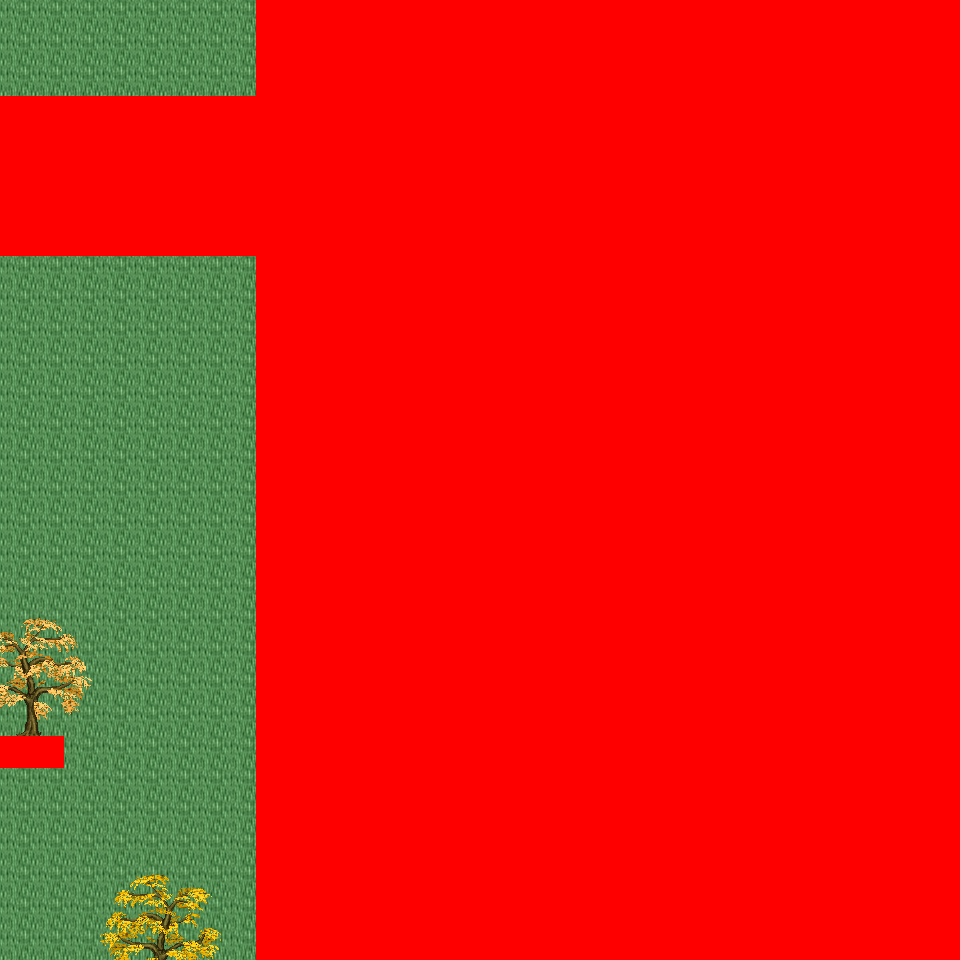

This game map was drawn from its Tiled (.tmx) file and the tilesets committed beside it. A one-line description and the trimmed map source follow:
An orthogonal 30x30 tile map with 32x32 px tiles, 6 tile layers (Ground, Object, Object2, Above, ...), 43 tilesets and 4 objects (4x mapchange).

<map version="1.0" orientation="orthogonal" renderorder="right-down" width="30" height="30" tilewidth="32" tileheight="32" nextobjectid="5">
  <tileset firstgid="1" name="tileset_logic_collision" tilewidth="32" tileheight="32" tilecount="1" columns="1">
    <image source="../drawable/tileset_logic_collision.png" width="32" height="32" />
  </tileset>
  <tileset firstgid="2" name="tileset_ground_ground" tilewidth="32" tileheight="32" tilecount="33" columns="3">
    <image source="../drawable/tileset_ground_ground.png" width="96" height="352" />
  </tileset>
  <tileset firstgid="35" name="tileset_building_castle" tilewidth="32" tileheight="32" tilecount="320" columns="20">
    <image source="../drawable/tileset_building_castle.png" width="640" height="512" />
  </tileset>
  <tileset firstgid="355" name="tileset_item_weapon_cannon" tilewidth="32" tileheight="32" tilecount="12" columns="3">
    <image source="../drawable/tileset_item_weapon_cannon.png" width="96" height="128" />
  </tileset>
  <tileset firstgid="367" name="tileset_item_pot_barrels_1" tilewidth="32" tileheight="32" tilecount="8" columns="4">
    <image source="../drawable/tileset_item_pot_barrels_1.png" width="128" height="64" />
  </tileset>
  <tileset firstgid="375" name="tileset_building_door_door" tilewidth="32" tileheight="32" tilecount="6" columns="3">
    <image source="../drawable/tileset_building_door_door.png" width="96" height="64" />
  </tileset>
  <tileset firstgid="381" name="tileset_building_door_closed" tilewidth="32" tileheight="32" tilecount="1" columns="1">
    <image source="../drawable/tileset_building_door_closed.png" width="32" height="32" />
  </tileset>
  <tileset firstgid="382" name="tileset_building_window_window_centered" tilewidth="32" tileheight="32" tilecount="1" columns="1">
    <image source="../drawable/tileset_building_window_window_centered.png" width="32" height="32" />
  </tileset>
  <tileset firstgid="383" name="tileset_building_decoration_chimney_big" tilewidth="32" tileheight="32" tilecount="2" columns="1">
    <image source="../drawable/tileset_building_decoration_chimney_big.png" width="32" height="64" />
  </tileset>
  <tileset firstgid="385" name="tileset_ground_grass_corners" tilewidth="32" tileheight="32" tilecount="24" columns="6">
    <image source="../drawable/tileset_ground_grass_corners.png" width="192" height="128" />
  </tileset>
  <tileset firstgid="409" name="tileset_ground_grass_edges" tilewidth="32" tileheight="32" tilecount="36" columns="12">
    <image source="../drawable/tileset_ground_grass_edges.png" width="384" height="96" />
  </tileset>
  <tileset firstgid="445" name="tileset_item_statue_lion_statues" tilewidth="32" tileheight="32" tilecount="8" columns="2">
    <image source="../drawable/tileset_item_statue_lion_statues.png" width="64" height="128" />
  </tileset>
  <tileset firstgid="453" name="tileset_item_statue_girl_with_bird" tilewidth="32" tileheight="32" tilecount="12" columns="4">
    <image source="../drawable/tileset_item_statue_girl_with_bird.png" width="128" height="96" />
  </tileset>
  <tileset firstgid="465" name="tileset_furniture_light_lamp_blue" tilewidth="32" tileheight="32" tilecount="3" columns="1">
    <image source="../drawable/tileset_furniture_light_lamp_blue.png" width="32" height="96" />
  </tileset>
  <tileset firstgid="468" name="tileset_plant_flower_daisy_blue" tilewidth="32" tileheight="32" tilecount="8" columns="2">
    <image source="../drawable/tileset_plant_flower_daisy_blue.png" width="64" height="128" />
  </tileset>
  <tileset firstgid="476" name="tileset_plant_flower_daisy_red" tilewidth="32" tileheight="32" tilecount="8" columns="2">
    <image source="../drawable/tileset_plant_flower_daisy_red.png" width="64" height="128" />
  </tileset>
  <tileset firstgid="484" name="tileset_plant_flower_daisy_white" tilewidth="32" tileheight="32" tilecount="8" columns="2">
    <image source="../drawable/tileset_plant_flower_daisy_white.png" width="64" height="128" />
  </tileset>
  <tileset firstgid="492" name="tileset_plant_flower_daisy_yellow" tilewidth="32" tileheight="32" tilecount="8" columns="2">
    <image source="../drawable/tileset_plant_flower_daisy_yellow.png" width="64" height="128" />
  </tileset>
  <tileset firstgid="500" name="tileset_plant_tree_fall_trees" tilewidth="32" tileheight="32" tilecount="40" columns="8">
    <image source="../drawable/tileset_plant_tree_fall_trees.png" width="256" height="160" />
  </tileset>
  <tileset firstgid="540" name="tileset_plant_tree_oak_tree" tilewidth="32" tileheight="32" tilecount="20" columns="4">
    <image source="../drawable/tileset_plant_tree_oak_tree.png" width="128" height="160" />
  </tileset>
  <tileset firstgid="560" name="tileset_plant_tree_chestnut_tree" tilewidth="32" tileheight="32" tilecount="20" columns="4">
    <image source="../drawable/tileset_plant_tree_chestnut_tree.png" width="128" height="160" />
  </tileset>
  <tileset firstgid="580" name="tileset_plant_tree_locust_tree" tilewidth="32" tileheight="32" tilecount="20" columns="4">
    <image source="../drawable/tileset_plant_tree_locust_tree.png" width="128" height="160" />
  </tileset>
  <tileset firstgid="600" name="tileset_plant_bush_hosta" tilewidth="32" tileheight="32" tilecount="9" columns="3">
    <image source="../drawable/tileset_plant_bush_hosta.png" width="96" height="96" />
  </tileset>
  <tileset firstgid="609" name="tileset_plant_flower_flowers_mixed" tilewidth="32" tileheight="32" tilecount="16" columns="4">
    <image source="../drawable/tileset_plant_flower_flowers_mixed.png" width="128" height="128" />
  </tileset>
  <tileset firstgid="625" name="tileset_plant_flower_red_blue_clusters" tilewidth="32" tileheight="32" tilecount="4" columns="1">
    <image source="../drawable/tileset_plant_flower_red_blue_clusters.png" width="32" height="128" />
  </tileset>
  <tileset firstgid="629" name="tileset_furniture_chair_bench_iron" tilewidth="32" tileheight="32" tilecount="4" columns="2">
    <image source="../drawable/tileset_furniture_chair_bench_iron.png" width="64" height="64" />
  </tileset>
  <tileset firstgid="633" name="tileset_plant_stump_stump_pale_purple" tilewidth="32" tileheight="32" tilecount="4" columns="2">
    <image source="../drawable/tileset_plant_stump_stump_pale_purple.png" width="64" height="64" />
  </tileset>
  <tileset firstgid="637" name="tileset_plant_stump_small_stump" tilewidth="32" tileheight="32" tilecount="4" columns="2">
    <image source="../drawable/tileset_plant_stump_small_stump.png" width="64" height="64" />
  </tileset>
  <tileset firstgid="641" name="tileset_building_decoration_banner" tilewidth="32" tileheight="32" tilecount="12" columns="1">
    <image source="../drawable/tileset_building_decoration_banner.png" width="32" height="384" />
  </tileset>
  <tileset firstgid="653" name="tileset_building_decoration_chimney" tilewidth="32" tileheight="32" tilecount="2" columns="1">
    <image source="../drawable/tileset_building_decoration_chimney.png" width="32" height="64" />
  </tileset>
  <tileset firstgid="655" name="tileset_plant_flower_vines_flowered" tilewidth="32" tileheight="32" tilecount="9" columns="3">
    <image source="../drawable/tileset_plant_flower_vines_flowered.png" width="96" height="96" />
  </tileset>
  <tileset firstgid="664" name="tileset_building_decoration_library_banner" tilewidth="32" tileheight="32" tilecount="6" columns="3">
    <image source="../drawable/tileset_building_decoration_library_banner.png" width="96" height="64" />
  </tileset>
  <tileset firstgid="670" name="tileset_building_cottage" tilewidth="32" tileheight="32" tilecount="256" columns="16">
    <image source="../drawable/tileset_building_cottage.png" width="512" height="512" />
  </tileset>
  <tileset firstgid="926" name="tileset_building_roof_thatched_roof" tilewidth="32" tileheight="32" tilecount="256" columns="16">
    <image source="../drawable/tileset_building_roof_thatched_roof.png" width="512" height="512" />
  </tileset>
  <tileset firstgid="1182" name="tileset_building_window_windows" tilewidth="32" tileheight="32" tilecount="256" columns="16">
    <image source="../drawable/tileset_building_window_windows.png" width="512" height="512" />
  </tileset>
  <tileset firstgid="1438" name="tileset_building_door_doors" tilewidth="32" tileheight="32" tilecount="256" columns="16">
    <image source="../drawable/tileset_building_door_doors.png" width="512" height="512" />
  </tileset>
  <tileset firstgid="1694" name="tileset_building_decoration_chimney_brown_stacks" tilewidth="32" tileheight="32" tilecount="2" columns="1">
    <image source="../drawable/tileset_building_decoration_chimney_brown_stacks.png" width="32" height="64" />
  </tileset>
  <tileset firstgid="1696" name="tileset_ground_ground_3" tilewidth="32" tileheight="32" tilecount="5" columns="5">
    <image source="../drawable/tileset_ground_ground_3.png" width="160" height="32" />
  </tileset>
  <tileset firstgid="1701" name="tileset_plant_bush_bush_pinks" tilewidth="32" tileheight="32" tilecount="4" columns="2">
    <image source="../drawable/tileset_plant_bush_bush_pinks.png" width="64" height="64" />
  </tileset>
  <tileset firstgid="1705" name="tileset_plant_bushes_and_trees" tilewidth="32" tileheight="32" tilecount="144" columns="16">
    <image source="../drawable/tileset_plant_bushes_and_trees.png" width="512" height="289" />
  </tileset>
  <tileset firstgid="1849" name="tileset_plant_bush_berried" tilewidth="32" tileheight="32" tilecount="60" columns="5">
    <image source="../drawable/tileset_plant_bush_berried.png" width="160" height="384" />
  </tileset>
  <tileset firstgid="1909" name="tileset_plant_bush_leafy" tilewidth="32" tileheight="32" tilecount="48" columns="8">
    <image source="../drawable/tileset_plant_bush_leafy.png" width="256" height="192" />
  </tileset>
  <tileset firstgid="1957" name="tileset_plant_bush_flowering" tilewidth="32" tileheight="32" tilecount="72" columns="8">
    <image source="../drawable/tileset_plant_bush_flowering.png" width="256" height="288" />
  </tileset>
  <layer name="Ground" width="30" height="30">
    <data>[900 cells, 900 non-empty, 7 distinct tile ids]</data>
  </layer>
  <layer name="Object" width="30" height="30">
    <data>[900 cells, 75 non-empty, 16 distinct tile ids]</data>
  </layer>
  <layer name="Object2" width="30" height="30">
    <data>[900 cells, 17 non-empty, 15 distinct tile ids]</data>
  </layer>
  <layer name="Above" width="30" height="30">
    <data>[900 cells, 48 non-empty, 39 distinct tile ids]</data>
  </layer>
  <layer name="Above2" width="30" height="30">
    <data>[900 cells, 32 non-empty, 16 distinct tile ids]</data>
  </layer>
  <layer name="Walkable" width="30" height="30">
    <data>[900 cells, 702 non-empty, 1 distinct tile ids]</data>
  </layer>
  <objectgroup name="MapEvents">
    <object id="1" name="south" type="mapchange" x="0" y="928" width="256" height="32">
      <properties>
        <property name="map" value="0_ados_mountain_n2_w2_x3_y1" />
        <property name="place" value="north" />
      </properties>
    </object>
    <object id="2" name="west" type="mapchange" x="0" y="0" width="32" height="96">
      <properties>
        <property name="map" value="0_ados_mountain_n2_w2_x2_y0" />
        <property name="place" value="east" />
      </properties>
    </object>
    <object id="3" name="west2" type="mapchange" x="0" y="256" width="32" height="480">
      <properties>
        <property name="map" value="0_ados_mountain_n2_w2_x2_y0" />
        <property name="place" value="east2" />
      </properties>
    </object>
    <object id="4" name="west3" type="mapchange" x="0" y="768" width="32" height="192">
      <properties>
        <property name="map" value="0_ados_mountain_n2_w2_x2_y0" />
        <property name="place" value="east3" />
      </properties>
    </object>
  </objectgroup>
</map>
